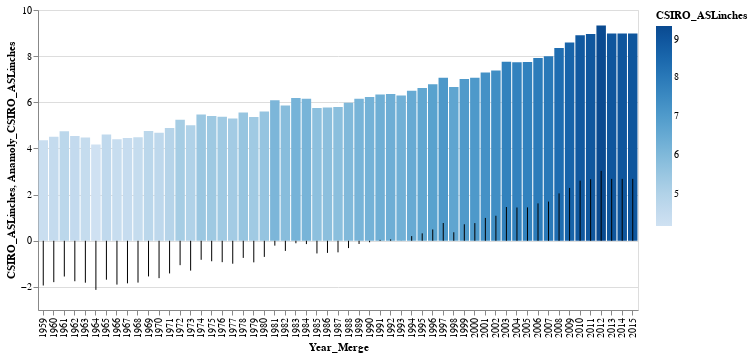

The code cell stored with this chart in its notebook:
### Code cell
#Sea level rise + Anamoly for 57 years
import altair as alt
from vega_datasets import data

#iris = data.iris.url

chart1 = alt.Chart(df_merged_final).encode(
    x='Year_Merge:O',
    y='CSIRO_ASLinches:Q',
    color='CSIRO_ASLinches:Q'
).properties(
    height=300,
    width=600
)

chart2 = alt.Chart(df_merged_final).encode(
    x= 'Year_Merge:O',
    y='Anamoly_CSIRO_ASLinches:Q',#, bin=alt.Bin(maxbins=30)),
    #color='MLHawai_CO2ppm:Q'
).properties(
    height=300,
    width=1500
)

alt.layer(chart1.mark_bar(),chart2.mark_rule())

### Figure 1 — Vega-Lite specification as saved in the notebook (floating-point values rounded to 4 significant figures)
{"config": {"view": {"continuousWidth": 400, "continuousHeight": 300}}, "layer": [{"mark": "bar", "encoding": {"color": {"type": "quantitative", "field": "CSIRO_ASLinches"}, "x": {"type": "ordinal", "field": "Year_Merge"}, "y": {"type": "quantitative", "field": "CSIRO_ASLinches"}}, "height": 300, "width": 600}, {"mark": "rule", "encoding": {"x": {"type": "ordinal", "field": "Year_Merge"}, "y": {"type": "quantitative", "field": "Anamoly_CSIRO_ASLinches"}}, "height": 300, "width": 600}], "data": {"name": "data-4daf610280fa89058836c62719f49323"}, "$schema": "https://vega.github.io/schema/vega-lite/v4.8.1.json", "datasets": {"data-4daf610280fa89058836c62719f49323": [{"Year_Merge": 1959, "Rnf_MM": 54.3, "Anamoly_RnfMM": -0.6888, "Tmp_Cls": 6.752, "Anamoly_TmpCls": -0.4105, "CSIRO_ASLinches": 4.358, "Anamoly_CSIRO_ASLinches": -1.939, "MLHawai_CO2ppm": 316.0, "Anamoly_CO2ppm": -35.67}, {"Year_Merge": 1960, "Rnf_MM": 52.34, "Anamoly_RnfMM": -2.641, "Tmp_Cls": 6.788, "Anamoly_TmpCls": -0.3738, "CSIRO_ASLinches": 4.504, "Anamoly_CSIRO_ASLinches": -1.793, "MLHawai_CO2ppm": 316.9, "Anamoly_CO2ppm": -34.73}, {"Year_Merge": 1961, "Rnf_MM": 56.53, "Anamoly_RnfMM": 1.543, "Tmp_Cls": 6.538, "Anamoly_TmpCls": -0.6246, "CSIRO_ASLinches": 4.748, "Anamoly_CSIRO_ASLinches": -1.549, "MLHawai_CO2ppm": 317.6, "Anamoly_CO2ppm": -34.0}, {"Year_Merge": 1962, "Rnf_MM": 51.67, "Anamoly_RnfMM": -3.312, "Tmp_Cls": 6.968, "Anamoly_TmpCls": -0.1939, "CSIRO_ASLinches": 4.543, "Anamoly_CSIRO_ASLinches": -1.754, "MLHawai_CO2ppm": 318.4, "Anamoly_CO2ppm": -33.19}, {"Year_Merge": 1963, "Rnf_MM": 48.88, "Anamoly_RnfMM": -6.1, "Tmp_Cls": 7.108, "Anamoly_TmpCls": -0.05379, "CSIRO_ASLinches": 4.48, "Anamoly_CSIRO_ASLinches": -1.817, "MLHawai_CO2ppm": 319.0, "Anamoly_CO2ppm": -32.65}, {"Year_Merge": 1964, "Rnf_MM": 53.14, "Anamoly_RnfMM": -1.84, "Tmp_Cls": 6.357, "Anamoly_TmpCls": -0.8052, "CSIRO_ASLinches": 4.169, "Anamoly_CSIRO_ASLinches": -2.128, "MLHawai_CO2ppm": 319.6, "Anamoly_CO2ppm": -32.02}, {"Year_Merge": 1965, "Rnf_MM": 54.98, "Anamoly_RnfMM": -0.007966, "Tmp_Cls": 6.562, "Anamoly_TmpCls": -0.6001, "CSIRO_ASLinches": 4.61, "Anamoly_CSIRO_ASLinches": -1.687, "MLHawai_CO2ppm": 320.0, "Anamoly_CO2ppm": -31.6}, {"Year_Merge": 1966, "Rnf_MM": 48.79, "Anamoly_RnfMM": -6.193, "Tmp_Cls": 6.357, "Anamoly_TmpCls": -0.8049, "CSIRO_ASLinches": 4.398, "Anamoly_CSIRO_ASLinches": -1.9, "MLHawai_CO2ppm": 321.4, "Anamoly_CO2ppm": -30.26}, {"Year_Merge": 1967, "Rnf_MM": 54.02, "Anamoly_RnfMM": -0.961, "Tmp_Cls": 6.916, "Anamoly_TmpCls": -0.2466, "CSIRO_ASLinches": 4.453, "Anamoly_CSIRO_ASLinches": -1.844, "MLHawai_CO2ppm": 322.2, "Anamoly_CO2ppm": -29.48}, {"Year_Merge": 1968, "Rnf_MM": 52.78, "Anamoly_RnfMM": -2.208, "Tmp_Cls": 6.543, "Anamoly_TmpCls": -0.6193, "CSIRO_ASLinches": 4.484, "Anamoly_CSIRO_ASLinches": -1.813, "MLHawai_CO2ppm": 323.0, "Anamoly_CO2ppm": -28.6}, {"Year_Merge": 1969, "Rnf_MM": 52.82, "Anamoly_RnfMM": -2.168, "Tmp_Cls": 6.816, "Anamoly_TmpCls": -0.3459, "CSIRO_ASLinches": 4.752, "Anamoly_CSIRO_ASLinches": -1.545, "MLHawai_CO2ppm": 324.6, "Anamoly_CO2ppm": -27.02}, {"Year_Merge": 1970, "Rnf_MM": 52.84, "Anamoly_RnfMM": -2.149, "Tmp_Cls": 6.707, "Anamoly_TmpCls": -0.4553, "CSIRO_ASLinches": 4.677, "Anamoly_CSIRO_ASLinches": -1.62, "MLHawai_CO2ppm": 325.7, "Anamoly_CO2ppm": -25.96}, {"Year_Merge": 1971, "Rnf_MM": 54.01, "Anamoly_RnfMM": -0.9782, "Tmp_Cls": 6.316, "Anamoly_TmpCls": -0.8466, "CSIRO_ASLinches": 4.882, "Anamoly_CSIRO_ASLinches": -1.415, "MLHawai_CO2ppm": 326.3, "Anamoly_CO2ppm": -25.32}, {"Year_Merge": 1972, "Rnf_MM": 55.37, "Anamoly_RnfMM": 0.3863, "Tmp_Cls": 6.309, "Anamoly_TmpCls": -0.8527, "CSIRO_ASLinches": 5.24, "Anamoly_CSIRO_ASLinches": -1.057, "MLHawai_CO2ppm": 327.4, "Anamoly_CO2ppm": -24.19}, {"Year_Merge": 1973, "Rnf_MM": 60.52, "Anamoly_RnfMM": 5.536, "Tmp_Cls": 6.888, "Anamoly_TmpCls": -0.2746, "CSIRO_ASLinches": 5.004, "Anamoly_CSIRO_ASLinches": -1.293, "MLHawai_CO2ppm": 329.7, "Anamoly_CO2ppm": -21.96}, {"Year_Merge": 1974, "Rnf_MM": 53.78, "Anamoly_RnfMM": -1.21, "Tmp_Cls": 6.714, "Anamoly_TmpCls": -0.4485, "CSIRO_ASLinches": 5.472, "Anamoly_CSIRO_ASLinches": -0.8248, "MLHawai_CO2ppm": 330.2, "Anamoly_CO2ppm": -21.46}, {"Year_Merge": 1975, "Rnf_MM": 57.85, "Anamoly_RnfMM": 2.86, "Tmp_Cls": 6.302, "Anamoly_TmpCls": -0.8597, "CSIRO_ASLinches": 5.409, "Anamoly_CSIRO_ASLinches": -0.8878, "MLHawai_CO2ppm": 331.1, "Anamoly_CO2ppm": -20.56}, {"Year_Merge": 1976, "Rnf_MM": 47.51, "Anamoly_RnfMM": -7.474, "Tmp_Cls": 6.65, "Anamoly_TmpCls": -0.512, "CSIRO_ASLinches": 5.37, "Anamoly_CSIRO_ASLinches": -0.9271, "MLHawai_CO2ppm": 332.1, "Anamoly_CO2ppm": -19.59}, {"Year_Merge": 1977, "Rnf_MM": 54.33, "Anamoly_RnfMM": -0.6563, "Tmp_Cls": 7.309, "Anamoly_TmpCls": 0.1469, "CSIRO_ASLinches": 5.303, "Anamoly_CSIRO_ASLinches": -0.9941, "MLHawai_CO2ppm": 333.8, "Anamoly_CO2ppm": -17.86}, {"Year_Merge": 1978, "Rnf_MM": 53.98, "Anamoly_RnfMM": -1.008, "Tmp_Cls": 6.928, "Anamoly_TmpCls": -0.2342, "CSIRO_ASLinches": 5.555, "Anamoly_CSIRO_ASLinches": -0.7421, "MLHawai_CO2ppm": 335.4, "Anamoly_CO2ppm": -16.23}, {"Year_Merge": 1979, "Rnf_MM": 58.36, "Anamoly_RnfMM": 3.37, "Tmp_Cls": 6.689, "Anamoly_TmpCls": -0.4732, "CSIRO_ASLinches": 5.362, "Anamoly_CSIRO_ASLinches": -0.935, "MLHawai_CO2ppm": 336.8, "Anamoly_CO2ppm": -14.86}, {"Year_Merge": 1980, "Rnf_MM": 51.57, "Anamoly_RnfMM": -3.414, "Tmp_Cls": 7.156, "Anamoly_TmpCls": -0.006148, "CSIRO_ASLinches": 5.598, "Anamoly_CSIRO_ASLinches": -0.6988, "MLHawai_CO2ppm": 338.7, "Anamoly_CO2ppm": -12.96}, {"Year_Merge": 1981, "Rnf_MM": 54.8, "Anamoly_RnfMM": -0.1876, "Tmp_Cls": 7.861, "Anamoly_TmpCls": 0.6986, "CSIRO_ASLinches": 6.087, "Anamoly_CSIRO_ASLinches": -0.2106, "MLHawai_CO2ppm": 340.1, "Anamoly_CO2ppm": -11.54}, {"Year_Merge": 1982, "Rnf_MM": 60.98, "Anamoly_RnfMM": 5.991, "Tmp_Cls": 6.478, "Anamoly_TmpCls": -0.6837, "CSIRO_ASLinches": 5.858, "Anamoly_CSIRO_ASLinches": -0.4389, "MLHawai_CO2ppm": 341.4, "Anamoly_CO2ppm": -10.2}, {"Year_Merge": 1983, "Rnf_MM": 60.6, "Anamoly_RnfMM": 5.612, "Tmp_Cls": 6.971, "Anamoly_TmpCls": -0.191, "CSIRO_ASLinches": 6.189, "Anamoly_CSIRO_ASLinches": -0.1082, "MLHawai_CO2ppm": 343.0, "Anamoly_CO2ppm": -8.607}, {"Year_Merge": 1984, "Rnf_MM": 55.44, "Anamoly_RnfMM": 0.4597, "Tmp_Cls": 6.77, "Anamoly_TmpCls": -0.392, "CSIRO_ASLinches": 6.154, "Anamoly_CSIRO_ASLinches": -0.1437, "MLHawai_CO2ppm": 344.6, "Anamoly_CO2ppm": -7.057}, {"Year_Merge": 1985, "Rnf_MM": 55.14, "Anamoly_RnfMM": 0.152, "Tmp_Cls": 6.578, "Anamoly_TmpCls": -0.5837, "CSIRO_ASLinches": 5.748, "Anamoly_CSIRO_ASLinches": -0.5492, "MLHawai_CO2ppm": 346.0, "Anamoly_CO2ppm": -5.597}, {"Year_Merge": 1986, "Rnf_MM": 56.68, "Anamoly_RnfMM": 1.699, "Tmp_Cls": 7.542, "Anamoly_TmpCls": 0.3797, "CSIRO_ASLinches": 5.772, "Anamoly_CSIRO_ASLinches": -0.5256, "MLHawai_CO2ppm": 347.4, "Anamoly_CO2ppm": -4.247}, {"Year_Merge": 1987, "Rnf_MM": 52.63, "Anamoly_RnfMM": -2.354, "Tmp_Cls": 7.718, "Anamoly_TmpCls": 0.556, "CSIRO_ASLinches": 5.795, "Anamoly_CSIRO_ASLinches": -0.5019, "MLHawai_CO2ppm": 349.2, "Anamoly_CO2ppm": -2.477}, {"Year_Merge": 1988, "Rnf_MM": 47.88, "Anamoly_RnfMM": -7.108, "Tmp_Cls": 7.334, "Anamoly_TmpCls": 0.1723, "CSIRO_ASLinches": 5.98, "Anamoly_CSIRO_ASLinches": -0.3169, "MLHawai_CO2ppm": 351.6, "Anamoly_CO2ppm": -0.07719}, {"Year_Merge": 1989, "Rnf_MM": 54.38, "Anamoly_RnfMM": -0.6059, "Tmp_Cls": 6.853, "Anamoly_TmpCls": -0.3093, "CSIRO_ASLinches": 6.157, "Anamoly_CSIRO_ASLinches": -0.1397, "MLHawai_CO2ppm": 353.1, "Anamoly_CO2ppm": 1.433}, {"Year_Merge": 1990, "Rnf_MM": 59.24, "Anamoly_RnfMM": 4.254, "Tmp_Cls": 7.451, "Anamoly_TmpCls": 0.2891, "CSIRO_ASLinches": 6.232, "Anamoly_CSIRO_ASLinches": -0.06493, "MLHawai_CO2ppm": 354.4, "Anamoly_CO2ppm": 2.713}, {"Year_Merge": 1991, "Rnf_MM": 56.85, "Anamoly_RnfMM": 1.863, "Tmp_Cls": 7.566, "Anamoly_TmpCls": 0.4037, "CSIRO_ASLinches": 6.335, "Anamoly_CSIRO_ASLinches": 0.03744, "MLHawai_CO2ppm": 355.6, "Anamoly_CO2ppm": 3.933}, {"Year_Merge": 1992, "Rnf_MM": 56.48, "Anamoly_RnfMM": 1.499, "Tmp_Cls": 7.069, "Anamoly_TmpCls": -0.09295, "CSIRO_ASLinches": 6.358, "Anamoly_CSIRO_ASLinches": 0.06106, "MLHawai_CO2ppm": 356.4, "Anamoly_CO2ppm": 4.743}, {"Year_Merge": 1993, "Rnf_MM": 58.93, "Anamoly_RnfMM": 3.948, "Tmp_Cls": 7.096, "Anamoly_TmpCls": -0.06578, "CSIRO_ASLinches": 6.291, "Anamoly_CSIRO_ASLinches": -0.005871, "MLHawai_CO2ppm": 357.1, "Anamoly_CO2ppm": 5.433}, {"Year_Merge": 1994, "Rnf_MM": 55.55, "Anamoly_RnfMM": 0.5642, "Tmp_Cls": 7.377, "Anamoly_TmpCls": 0.2148, "CSIRO_ASLinches": 6.5, "Anamoly_CSIRO_ASLinches": 0.2028, "MLHawai_CO2ppm": 358.8, "Anamoly_CO2ppm": 7.183}, {"Year_Merge": 1995, "Rnf_MM": 56.57, "Anamoly_RnfMM": 1.586, "Tmp_Cls": 7.484, "Anamoly_TmpCls": 0.3218, "CSIRO_ASLinches": 6.618, "Anamoly_CSIRO_ASLinches": 0.3209, "MLHawai_CO2ppm": 360.8, "Anamoly_CO2ppm": 9.163}, {"Year_Merge": 1996, "Rnf_MM": 58.43, "Anamoly_RnfMM": 3.441, "Tmp_Cls": 6.731, "Anamoly_TmpCls": -0.4315, "CSIRO_ASLinches": 6.787, "Anamoly_CSIRO_ASLinches": 0.4902, "MLHawai_CO2ppm": 362.6, "Anamoly_CO2ppm": 10.95}, {"Year_Merge": 1997, "Rnf_MM": 55.71, "Anamoly_RnfMM": 0.7273, "Tmp_Cls": 7.091, "Anamoly_TmpCls": -0.07145, "CSIRO_ASLinches": 7.067, "Anamoly_CSIRO_ASLinches": 0.7697, "MLHawai_CO2ppm": 363.7, "Anamoly_CO2ppm": 12.07}, {"Year_Merge": 1998, "Rnf_MM": 59.98, "Anamoly_RnfMM": 4.991, "Tmp_Cls": 8.098, "Anamoly_TmpCls": 0.9355, "CSIRO_ASLinches": 6.665, "Anamoly_CSIRO_ASLinches": 0.3681, "MLHawai_CO2ppm": 366.6, "Anamoly_CO2ppm": 15.01}, {"Year_Merge": 1999, "Rnf_MM": 51.96, "Anamoly_RnfMM": -3.029, "Tmp_Cls": 7.287, "Anamoly_TmpCls": 0.1244, "CSIRO_ASLinches": 7.012, "Anamoly_CSIRO_ASLinches": 0.7146, "MLHawai_CO2ppm": 368.3, "Anamoly_CO2ppm": 16.69}, {"Year_Merge": 2000, "Rnf_MM": 52.33, "Anamoly_RnfMM": -2.657, "Tmp_Cls": 7.496, "Anamoly_TmpCls": 0.3342, "CSIRO_ASLinches": 7.063, "Anamoly_CSIRO_ASLinches": 0.7658, "MLHawai_CO2ppm": 369.5, "Anamoly_CO2ppm": 17.88}, {"Year_Merge": 2001, "Rnf_MM": 52.54, "Anamoly_RnfMM": -2.448, "Tmp_Cls": 7.633, "Anamoly_TmpCls": 0.4711, "CSIRO_ASLinches": 7.287, "Anamoly_CSIRO_ASLinches": 0.9902, "MLHawai_CO2ppm": 371.1, "Anamoly_CO2ppm": 19.49}, {"Year_Merge": 2002, "Rnf_MM": 52.22, "Anamoly_RnfMM": -2.761, "Tmp_Cls": 7.795, "Anamoly_TmpCls": 0.6328, "CSIRO_ASLinches": 7.382, "Anamoly_CSIRO_ASLinches": 1.085, "MLHawai_CO2ppm": 373.2, "Anamoly_CO2ppm": 21.58}, {"Year_Merge": 2003, "Rnf_MM": 54.82, "Anamoly_RnfMM": -0.1645, "Tmp_Cls": 7.73, "Anamoly_TmpCls": 0.5677, "CSIRO_ASLinches": 7.76, "Anamoly_CSIRO_ASLinches": 1.463, "MLHawai_CO2ppm": 375.8, "Anamoly_CO2ppm": 24.13}, {"Year_Merge": 2004, "Rnf_MM": 58.26, "Anamoly_RnfMM": 3.275, "Tmp_Cls": 7.714, "Anamoly_TmpCls": 0.5514, "CSIRO_ASLinches": 7.74, "Anamoly_CSIRO_ASLinches": 1.443, "MLHawai_CO2ppm": 377.5, "Anamoly_CO2ppm": 25.85}, {"Year_Merge": 2005, "Rnf_MM": 54.75, "Anamoly_RnfMM": -0.2321, "Tmp_Cls": 7.931, "Anamoly_TmpCls": 0.7689, "CSIRO_ASLinches": 7.744, "Anamoly_CSIRO_ASLinches": 1.447, "MLHawai_CO2ppm": 379.8, "Anamoly_CO2ppm": 28.16}, {"Year_Merge": 2006, "Rnf_MM": 53.84, "Anamoly_RnfMM": -1.14, "Tmp_Cls": 7.972, "Anamoly_TmpCls": 0.8096, "CSIRO_ASLinches": 7.917, "Anamoly_CSIRO_ASLinches": 1.62, "MLHawai_CO2ppm": 381.9, "Anamoly_CO2ppm": 30.26}, {"Year_Merge": 2007, "Rnf_MM": 51.98, "Anamoly_RnfMM": -3.001, "Tmp_Cls": 7.879, "Anamoly_TmpCls": 0.7173, "CSIRO_ASLinches": 7.996, "Anamoly_CSIRO_ASLinches": 1.699, "MLHawai_CO2ppm": 383.8, "Anamoly_CO2ppm": 32.12}, {"Year_Merge": 2008, "Rnf_MM": 55.85, "Anamoly_RnfMM": 0.8619, "Tmp_Cls": 6.99, "Anamoly_TmpCls": -0.1719, "CSIRO_ASLinches": 8.35, "Anamoly_CSIRO_ASLinches": 2.053, "MLHawai_CO2ppm": 385.6, "Anamoly_CO2ppm": 33.95}, {"Year_Merge": 2009, "Rnf_MM": 56.33, "Anamoly_RnfMM": 1.343, "Tmp_Cls": 7.167, "Anamoly_TmpCls": 0.005276, "CSIRO_ASLinches": 8.587, "Anamoly_CSIRO_ASLinches": 2.289, "MLHawai_CO2ppm": 387.4, "Anamoly_CO2ppm": 35.73}, {"Year_Merge": 2010, "Rnf_MM": 55.44, "Anamoly_RnfMM": 0.4514, "Tmp_Cls": 7.591, "Anamoly_TmpCls": 0.4292, "CSIRO_ASLinches": 8.902, "Anamoly_CSIRO_ASLinches": 2.604, "MLHawai_CO2ppm": 389.9, "Anamoly_CO2ppm": 38.21}, {"Year_Merge": 2011, "Rnf_MM": 56.06, "Anamoly_RnfMM": 1.079, "Tmp_Cls": 7.548, "Anamoly_TmpCls": 0.386, "CSIRO_ASLinches": 8.965, "Anamoly_CSIRO_ASLinches": 2.667, "MLHawai_CO2ppm": 391.6, "Anamoly_CO2ppm": 39.99}, {"Year_Merge": 2012, "Rnf_MM": 52.16, "Anamoly_RnfMM": -2.829, "Tmp_Cls": 8.174, "Anamoly_TmpCls": 1.012, "CSIRO_ASLinches": 9.327, "Anamoly_CSIRO_ASLinches": 3.03, "MLHawai_CO2ppm": 393.8, "Anamoly_CO2ppm": 42.18}, {"Year_Merge": 2013, "Rnf_MM": 58.49, "Anamoly_RnfMM": 3.506, "Tmp_Cls": 7.329, "Anamoly_TmpCls": 0.1673, "CSIRO_ASLinches": 8.98, "Anamoly_CSIRO_ASLinches": 2.683, "MLHawai_CO2ppm": 396.5, "Anamoly_CO2ppm": 44.84}, {"Year_Merge": 2014, "Rnf_MM": 57.03, "Anamoly_RnfMM": 2.047, "Tmp_Cls": 7.782, "Anamoly_TmpCls": 0.6203, "CSIRO_ASLinches": 8.98, "Anamoly_CSIRO_ASLinches": 2.683, "MLHawai_CO2ppm": 398.6, "Anamoly_CO2ppm": 46.97}, {"Year_Merge": 2015, "Rnf_MM": 63.47, "Anamoly_RnfMM": 8.481, "Tmp_Cls": 8.481, "Anamoly_TmpCls": 1.319, "CSIRO_ASLinches": 8.98, "Anamoly_CSIRO_ASLinches": 2.683, "MLHawai_CO2ppm": 400.8, "Anamoly_CO2ppm": 49.19}]}}
